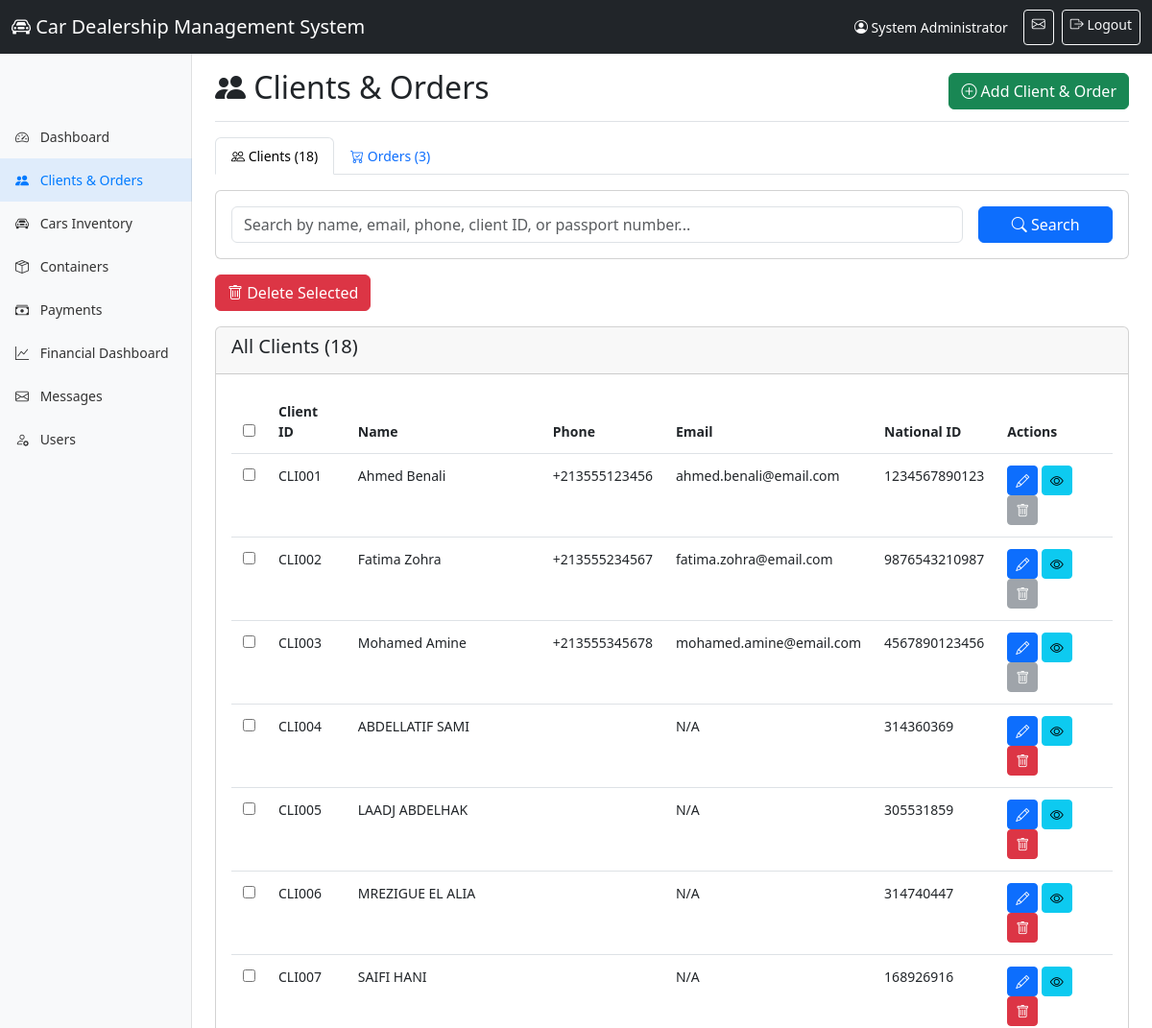
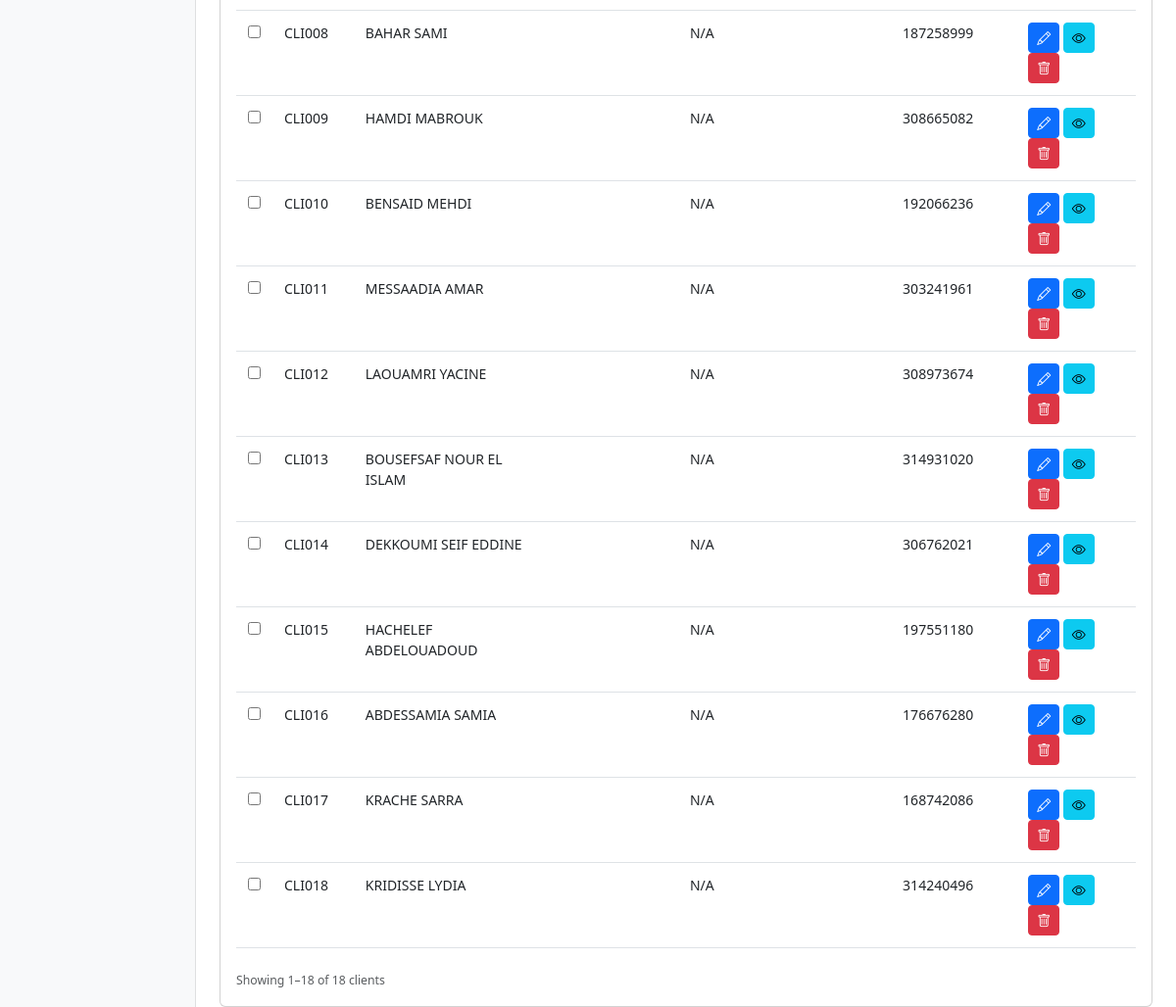
The app's page /Admin/clients_and_orders.php (signed in) with its own data (2 pictures, top to bottom).
### tables this page shows
CREATE TABLE `clients` (
  `id` INT(11) NOT NULL AUTO_INCREMENT,
  `client_id` VARCHAR(20) NOT NULL UNIQUE,
  `name` VARCHAR(100) NOT NULL,
  `phone` VARCHAR(20) NOT NULL,
  `email` VARCHAR(100),
  `passport_number` VARCHAR(50),
  `address` TEXT,
  `user_id` INT(11) NULL,
  `password` VARCHAR(255) NOT NULL,
  `created_at` TIMESTAMP DEFAULT CURRENT_TIMESTAMP,
  `updated_at` TIMESTAMP DEFAULT CURRENT_TIMESTAMP ON UPDATE CURRENT_TIMESTAMP,
  `is_active` TINYINT(1) DEFAULT 1,
  `mfa_enabled` TINYINT(1) DEFAULT 0,
  `mfa_secret` VARCHAR(32) NULL,
  PRIMARY KEY (`id`),
  FOREIGN KEY (`user_id`) REFERENCES `admin_users`(`id`) ON DELETE SET NULL,
  INDEX `idx_client_id` (`client_id`),
  INDEX `idx_email` (`email`),
  INDEX `idx_phone` (`phone`),
  INDEX `idx_passport` (`passport_number`)
);

### Admin/clients_and_orders.php (the view, shortened to what this page needs)
<?php
require_once '../functions.php';
$active_tab = $_GET['tab'] ?? 'clients';
$client_search = $_GET['client_search'] ?? '';
$client_where = "1=1";
$client_params = [];
$clients_per_page = 20;
$clients_page = max(1, (int)($_GET['clients_page'] ?? 1));
$clients_offset = ($clients_page - 1) * $clients_per_page;
$countStmt = $pdo->prepare("SELECT COUNT(*) FROM clients c WHERE $client_where");
$countStmt->execute($client_params);
$clients_total = (int)$countStmt->fetchColumn();
$stmt = $pdo->prepare("
    SELECT c.*,
           (SELECT COUNT(*) FROM orders WHERE client_id = c.id) as total_orders,
           (SELECT SUM(total_sale_price) FROM orders WHERE client_id = c.id) as total_spent,
           (SELECT MAX(id) FROM orders WHERE client_id = c.id) as latest_order_id,
           (SELECT MAX(order_date) FROM orders WHERE client_id = c.id) as latest_order_date
    FROM clients c
    WHERE $client_where
    ORDER BY c.created_at DESC
    LIMIT ? OFFSET ?
");
$execParams = array_merge($client_params, [$clients_per_page, $clients_offset]);
$stmt->execute($execParams);
$clients = $stmt->fetchAll();
$order_where = "1=1";
$order_params = [];
$orders_per_page = 20;
$orders_page = max(1, (int)($_GET['orders_page'] ?? 1));
$orders_offset = ($orders_page - 1) * $orders_per_page;
$stmt = $pdo->prepare("
    SELECT o.*, c.name as client_name, c.phone, car.brand, car.model, car.year, car.trim,
           (SELECT COALESCE(SUM(amount_paid), 0) FROM payments WHERE order_id = o.id) as total_paid,
           cont.container_id as container_code
    FROM orders o
    JOIN clients c ON o.client_id = c.id
    JOIN cars car ON o.car_id = car.id
    LEFT JOIN containers cont ON o.container_id = cont.id
    WHERE $order_where
    ORDER BY o.order_date DESC
    LIMIT ? OFFSET ?
");
$execOrderParams = array_merge($order_params, [$orders_per_page, $orders_offset]);
$stmt->execute($execOrderParams);
$orders = $stmt->fetchAll();
?>
<!DOCTYPE html>
<html lang="en">
<head>
    <link href="https://cdn.jsdelivr.net/npm/bootstrap@5.3.0/dist/css/bootstrap.min.css" rel="stylesheet">
    <link rel="stylesheet" href="https://cdn.jsdelivr.net/npm/bootstrap-icons@1.11.0/font/bootstrap-icons.css">
    <link rel="stylesheet" href="style.css">
</head>
<body>
    <?php include 'includes/header.php'; ?>
    <div class="container-fluid">
        <div class="row">
            <?php include 'includes/sidebar.php'; ?>
            <main class="col-md-9 ms-sm-auto col-lg-10 px-md-4">
                <div class="d-flex justify-content-between flex-wrap flex-md-nowrap align-items-center pt-3 pb-2 mb-3 border-bottom">
                    <h1 class="h2"><i class="bi bi-people-fill"></i> Clients & Orders</h1>
                    <a href="add_client_and_order.php" class="btn btn-success">
                        <i class="bi bi-plus-circle"></i> Add Client & Order
                    </a>
                </div>
                <ul class="nav nav-tabs mb-3" role="tablist">
                    <li class="nav-item" role="presentation">
                        <button class="nav-link <?php echo $active_tab === 'clients' ? 'active' : ''; ?>"
                                id="clients-tab" data-bs-toggle="tab" data-bs-target="#clients-content" type="button">
                            <i class="bi bi-people"></i> Clients (<?php echo count($clients); ?>)
                        </button>
                    </li>
                    <li class="nav-item" role="presentation">
                        <button class="nav-link <?php echo $active_tab === 'orders' ? 'active' : ''; ?>"
                                id="orders-tab" data-bs-toggle="tab" data-bs-target="#orders-content" type="button">
                            <i class="bi bi-cart-check"></i> Orders (<?php echo count($orders); ?>)
                        </button>
                    </li>
                </ul>
                <div class="tab-content">
                    <div class="tab-pane fade <?php echo $active_tab === 'clients' ? 'show active' : ''; ?>" id="clients-content">
                        <div class="card mb-3">
                            <div class="card-body">
                                <form method="GET" class="row g-3">
                                    <div class="col-md-10">
                                        <input type="text" class="form-control" name="client_search" placeholder="Search by name, email, phone, client ID, or passport number..." value="<?php echo htmlspecialchars($client_search); ?>">
                                    </div>
                                    <div class="col-md-2">
                                        <button type="submit" class="btn btn-primary w-100">
                                            <i class="bi bi-search"></i> Search
                                        </button>
                                    </div>
                                </form>
                            </div>
                        </div>
                        <form method="POST" id="bulk-client-actions">
                            <div class="d-flex justify-content-between mb-3">
                                <div>
                                    <button type="submit" name="delete_selected_clients" class="btn btn-danger" onclick="return confirm('Are you sure you want to delete the selected clients? Clients with orders cannot be deleted.')">
                                        <i class="bi bi-trash"></i> Delete Selected
                                    </button>
                                </div>
                            </div>
                        <div class="card">
                            <div class="card-header">
                                <h5>All Clients (<?php echo count($clients); ?>)</h5>
                            </div>
                            <div class="card-body">
                                <div class="table-responsive no-scroll">
                                    <table class="table table-hover">
                                        <thead>
                                            <tr>
                                                <th>
                                                    <input type="checkbox" class="select-all-checkbox" onclick="toggleAllClients(this)">
                                                </th>
                                                <th>Client ID</th>
                                                <th>Name</th>
                                                <th>Phone</th>
                                                <th>Email</th>
                                                <th>National ID</th>
                                                <th>Actions</th>
                                            </tr>
                                        </thead>
                                        <tbody>
                                            <?php if (empty($clients)): ?>
                                                <tr>
                                                    <td colspan="7" class="text-center text-muted">No clients found</td>
                                                </tr>
                                            <?php else: ?>
                                                <?php foreach ($clients as $client): ?>
                                                <tr class="client-row" id="client-row-<?php echo $client['id']; ?>">
                                                    <td>
                                                        <input type="checkbox" class="select-checkbox" name="selected_clients[]" value="<?php echo $client['id']; ?>">
                                                    </td>
                                                    <td><?php echo htmlspecialchars($client['client_id']); ?></td>
                                                    <td><?php echo htmlspecialchars($client['name']); ?></td>
                                                    <td><?php echo htmlspecialchars($client['phone']); ?></td>
                                                    <td><?php echo htmlspecialchars($client['email'] ?? 'N/A'); ?></td>
                                                    <td><?php echo htmlspecialchars($client['passport_number']); ?></td>
                                                    <td>
                                                        <a href="edit_client.php?id=<?php echo $client['id']; ?>" class="btn btn-sm btn-primary" title="Edit">
                                                            <i class="bi bi-pencil"></i>
                                                        </a>
                                                        <a href="client_details.php?id=<?php echo $client['id']; ?>" class="btn btn-sm btn-info" title="View Details">
                                                            <i class="bi bi-eye"></i>
                                                        </a>
                                                        <?php if ($client['total_orders'] == 0): ?>
                                                        <a href="?delete_client=1&client_id=<?php echo $client['id']; ?>&tab=clients" class="btn btn-sm btn-danger" title="Delete" onclick="return confirm('Are you sure?')">
                                                            <i class="bi bi-trash"></i>
                                                        </a>
                                                        <?php else: ?>
                                                        <button class="btn btn-sm btn-secondary" title="Cannot delete - client has orders" disabled>
                                                            <i class="bi bi-trash"></i>
                                                        </button>
                                                        <?php endif; ?>
                                                    </td>
                                                </tr>
                                                <?php endforeach; ?>
                                            <?php endif; ?>
                                        </tbody>
                                    </table>
                                </div>
                                </form>
                                <?php
                                    $clients_start = $clients_total ? $clients_offset + 1 : 0;
                                    $clients_end = $clients_total ? ($clients_offset + count($clients)) : 0;
                                ?>
                                <div class="d-flex justify-content-between align-items-center mt-2">
                                    <small class="text-muted">Showing <?php echo $clients_start; ?>–<?php echo $clients_end; ?> of <?php echo $clients_total; ?> clients</small>
                                </div>
                            </div>
                        </div>
                    </div>
                            </div>
</body>
</html>

### Admin/style.css (style rules this page uses)
body { font-size: 0.875rem; padding-top: 56px; }
main { margin-top: 20px; }
.table-responsive { max-height: 500px; overflow-y: auto; }

### Admin/clients_and_orders.php (style rules this page uses)
.table-responsive.no-scroll { max-height: none !important; overflow-y: visible !important; }
.client-row { cursor: pointer; transition: background-color 0.2s ease; }
.table th, .table td { padding: 0.75rem; }
.select-all-checkbox, .select-checkbox { cursor: pointer; }

### records on screen
clients: client "CLI001", name "Ahmed Benali", phone "+213555123456", email "ahmed.benali@email.com", passport_number "1234567890123"
clients: client "CLI002", name "Fatima Zohra", phone "+213555234567", email "fatima.zohra@email.com", passport_number "9876543210987"
clients: client "CLI003", name "Mohamed Amine", phone "+213555345678", email "mohamed.amine@email.com", passport_number "4567890123456"
clients: client "CLI004", name "ABDELLATIF SAMI", email "N/A", passport_number "314360369"
clients: client "CLI005", name "LAADJ ABDELHAK", email "N/A", passport_number "305531859"
clients: client "CLI006", name "MREZIGUE EL ALIA", email "N/A", passport_number "314740447"
clients: client "CLI007", name "SAIFI HANI", email "N/A", passport_number "168926916"
clients: client "CLI008", name "BAHAR SAMI", email "N/A", passport_number "187258999"
clients: client "CLI009", name "HAMDI MABROUK", email "N/A", passport_number "308665082"
clients: client "CLI010", name "BENSAID MEHDI", email "N/A", passport_number "192066236"
clients: client "CLI011", name "MESSAADIA AMAR", email "N/A", passport_number "303241961"
clients: client "CLI012", name "LAOUAMRI YACINE", email "N/A", passport_number "308973674"
clients: client "CLI013", name "BOUSEFSAF NOUR EL ISLAM", email "N/A", passport_number "314931020"
clients: client "CLI014", name "DEKKOUMI SEIF EDDINE", email "N/A", passport_number "306762021"
clients: client "CLI015", name "HACHELEF ABDELOUADOUD", email "N/A", passport_number "197551180"
clients: client "CLI016", name "ABDESSAMIA SAMIA", email "N/A", passport_number "176676280"
clients: client "CLI017", name "KRACHE SARRA", email "N/A", passport_number "168742086"
clients: client "CLI018", name "KRIDISSE LYDIA", email "N/A", passport_number "314240496"

### other values on screen
APP_NAME "Car Dealership Management System"
$_SESSION['full_name'] "System Administrator"
count($clients) "18"
count($orders) "3"
$clients_start "1"
$clients_end "18"
$clients_total "18"
